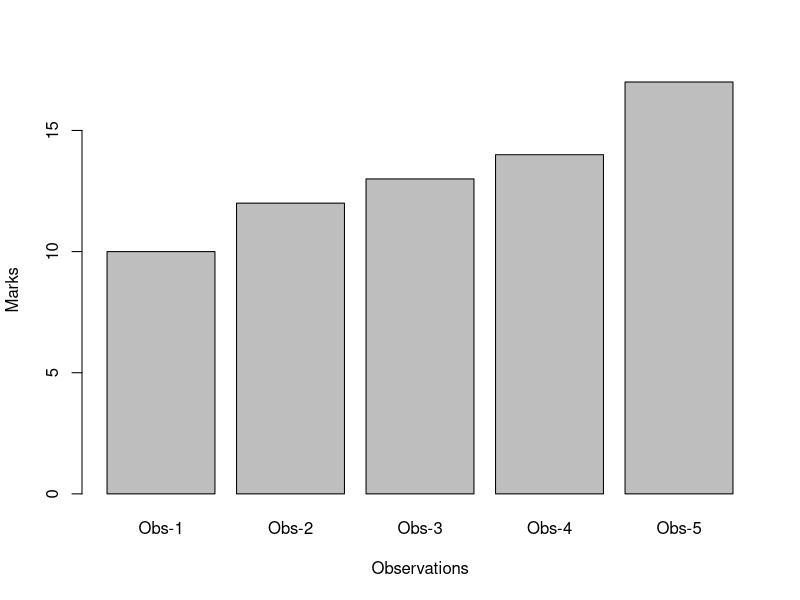
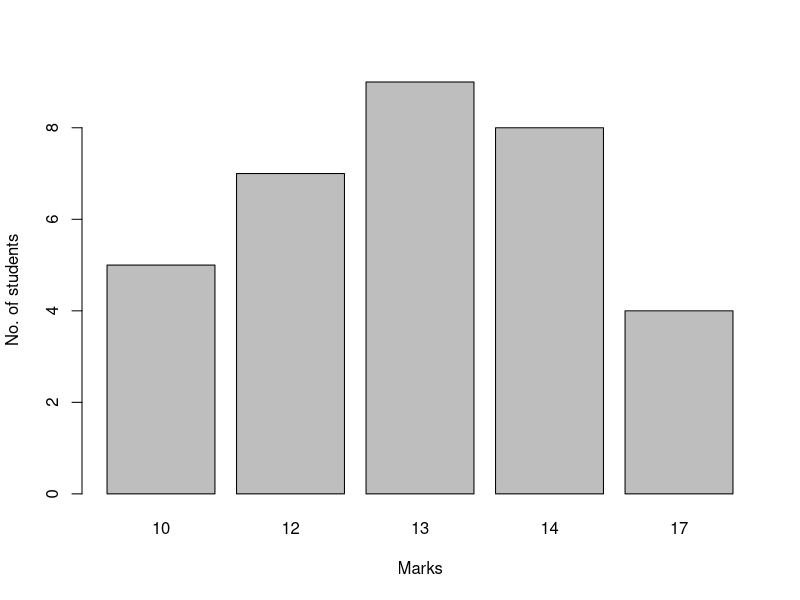
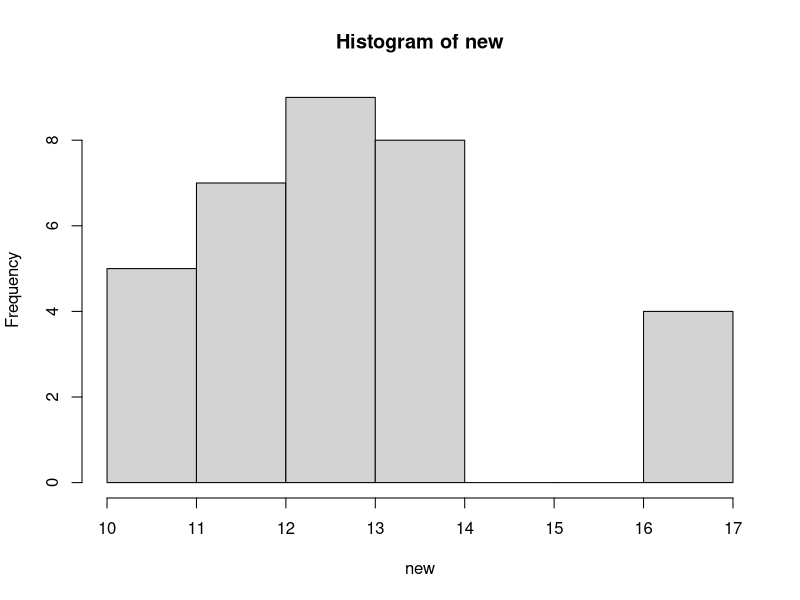
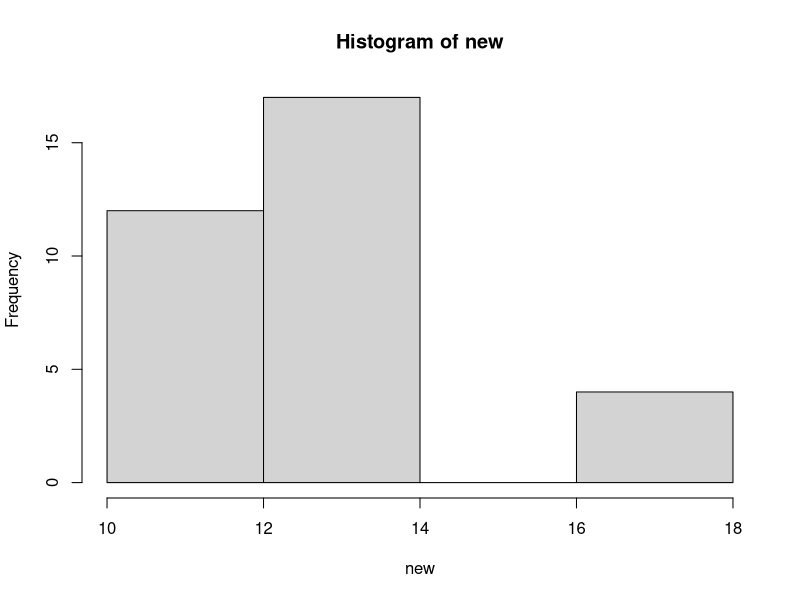
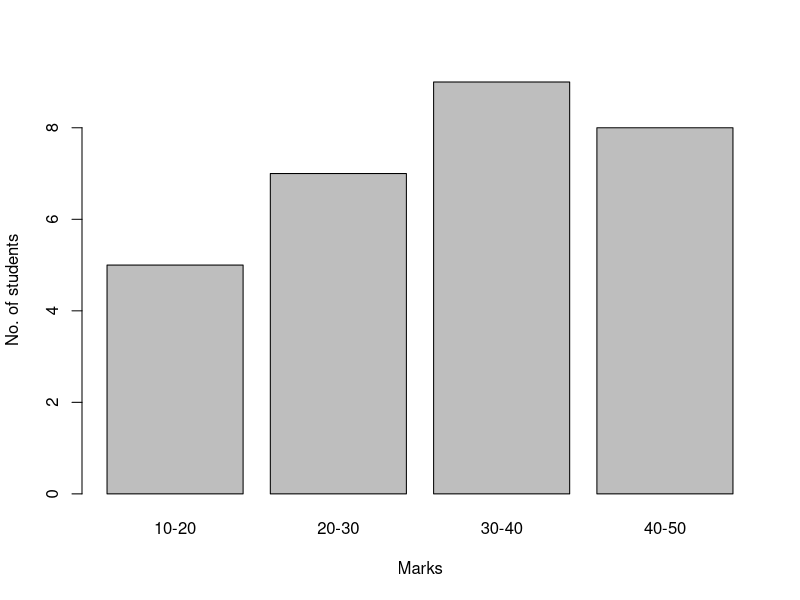
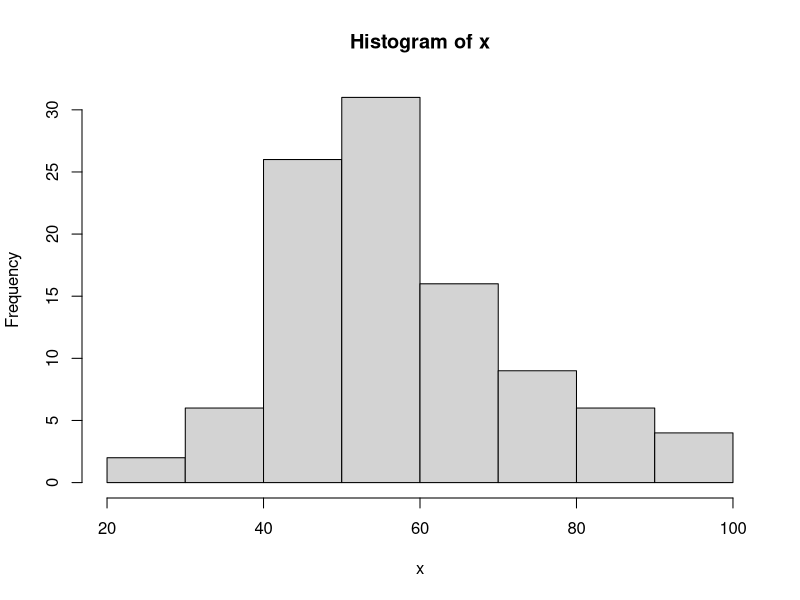

The R script that drew these images, in order:
#Q1
marks_Q1 <- rep(c(10,20,30,10,40,50),c(3,5,2,2,4,4))
marks_Q1
table(marks_Q1)
cbind(table(marks_Q1))
mean(marks_Q1)

#Q2_part1
marks_Q2 <- c(10,12,13,14,17)
marks_Q2
mean_Q2_1 <- mean(marks_Q2)
mean_Q2_1
obs=paste("Obs",1:5,sep='-')
obs
barplot(marks_Q2,xlab='Observations', ylab='Marks',names.arg = obs)

#Q2_part2
no_of_students <- c(5,7,9,8,4)
no_of_students
freq_obs_Q2 <- marks_Q2*no_of_students
freq_obs_Q2
sum(freq_obs_Q2)
sum(no_of_students)
mean_Q2_2 <- sum(freq_obs_Q2)/sum(no_of_students)
mean_Q2_2
barplot(no_of_students,names.arg = marks_Q2,xlab='Marks',ylab='No. of students')
#text = (x=bb,y = students....., )
#Q2_part2_other_way
new=rep(marks_Q2,no_of_students)
new
table(new)
cbind(table(new))
mean(new)
hist(new)
hist(new,breaks=3)

#Q2_part3
marks_lowerlimit <- c(10,20,30,40)
marks_lowerlimit
marks_upperlimit <- c(20,30,40,50)
marks_upperlimit
marks_midpoint <- (marks_upperlimit+marks_lowerlimit)/2
marks_midpoint
no_of_students_Q2_3 <- c(5,7,9,8)
no_of_students_Q2_3
freq_obs_Q2_3 <- marks_midpoint*no_of_students_Q2_3
freq_obs_Q2_3
mean_Q2_3 <- sum(freq_obs_Q2_3)/sum(no_of_students_Q2_3)
mean_Q2_3
x_lab <- paste(marks_lowerlimit,marks_upperlimit,sep='-')
x_lab
barplot(no_of_students_Q2_3,names.arg = x_lab,xlab='Marks',ylab='No. of students')

#Q2_part3_new_way
marks2c <- c("10-20","20-30","30-40","40-50")
students2c <- c(5,7,9,8)
df2c <- data.frame(marks2c,students2c)
df2c
str(df2c)
midpt2c <- c(15,25,35,45)
markstotal2c <- midpt2c * students2c
df2c$mid2c = midpt2c
df2c
df2c$total <- df2c$students2c * df2c$mid2c
df2c
mean2c1 <- sum(df2c$total)/sum(df2c$students2c)
mean2c1

new1 <- rep(df2c$mid2c, df2c$students2c)
table(new1)
mean(new1)

#Q3

marks_Q3 <- c(12,63,61,63,87,65,1,24,67,52,70,55,29,93,30,84,29,27,19,
           24,32,31,16,4,22,82,53,92,84,5,46,27,31,51,19,76,21,26,
           100,81,56,65,32,63,33,51,68,49,25,77)
marks_Q3
range(marks_Q3)
breaks <- seq(0,100,by=10)
breaks
marks_Q3.cut <- cut(marks_Q3,breaks,include.lowest = FALSE, right=TRUE)
marks_Q3.cut
marks_Q3.table <- table(marks_Q3.cut)
marks_Q3.table
cbind(marks_Q3.table)

#Q3_new

set.seed(1234)
x=ceiling(rnorm(100,60,15))
x
mean(x)
table(x)
range(x)
brks <- seq(20,100,10) #or brks <- seq(min(x),max(x),class size)
brks
x.cut <- cut(x, brks)
x.cut
x.table <- table(x.cut)
x.table
cbind(x.table)
hist(x, breaks=10)
